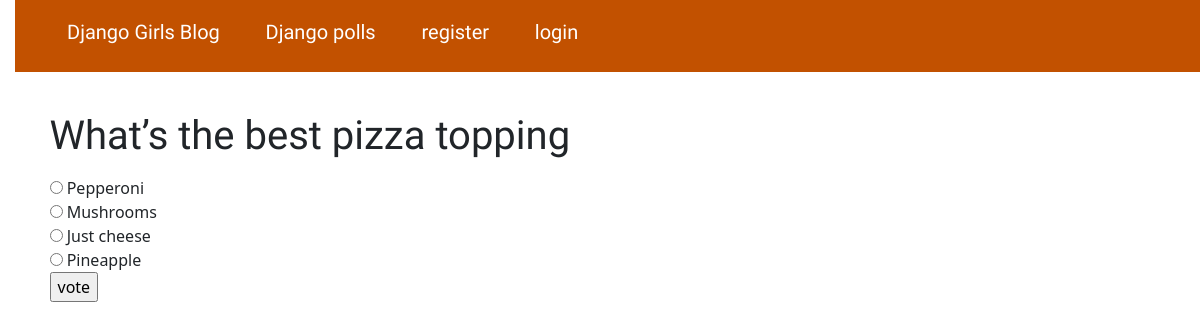
Page /polls/whats-the-best-pizza-topping/ on the committed database.
### djangopolls/models.py (models this page shows, shortened)
class Question(models.Model):
    question_text = models.CharField(max_length=200)
    slug = models.SlugField(max_length = 200, unique=True)
    pub_date = models.DateTimeField(auto_now_add=True)

class Choice(models.Model):
    question = models.ForeignKey(Question, on_delete=models.CASCADE)
    choice_text = models.CharField(max_length=200)
    votes = models.IntegerField(default=0)

### djangopolls/views.py (the view)
# urls.py: path("<str:slug>/", detail, name="detail"),
def detail(request, slug):
    try:
        question = Question.objects.get(slug=slug)
    except Question.DoesNotExist:
        raise Http404(' Question Does Not exist')
    question = get_object_or_404(Question, slug=slug)
    return render(request, "polls/detail.html", {'question':question})

### djangopolls/templates/polls/detail.html (shortened to what this page needs)
{% extends 'polls/base.html' %}
{% block content %}
<form action="{% url 'polls:vote' question.id %}" method="post">
    <fieldset>
        <legend><h1>{{question.question_text}}</h1></legend>
        {% for choice in question.choice_set.all %}
        <input type="radio" name="choice" id="choice{{forloop.counter}}" value="{{ choice.id }}">
        <label for="choice{{forloop.counter}}">{{choice.choice_text}}</label><br>
        {% endfor %}
    </fieldset>
    <input type="submit" value="vote">
</form>
{% endblock %}

### djangogirls/static/css/djangogirls.css (style rules this page uses)
body { padding-left: 15px; }
h1, h2, h3, h4 { font-family: 'Lobster', cursive; }

### rows in the picture
Question: question_text "What’s the best pizza topping"
Choice: choice_text "Pepperoni"
Choice: choice_text "Mushrooms"
Choice: choice_text "Just cheese"
Choice: choice_text "Pineapple"
